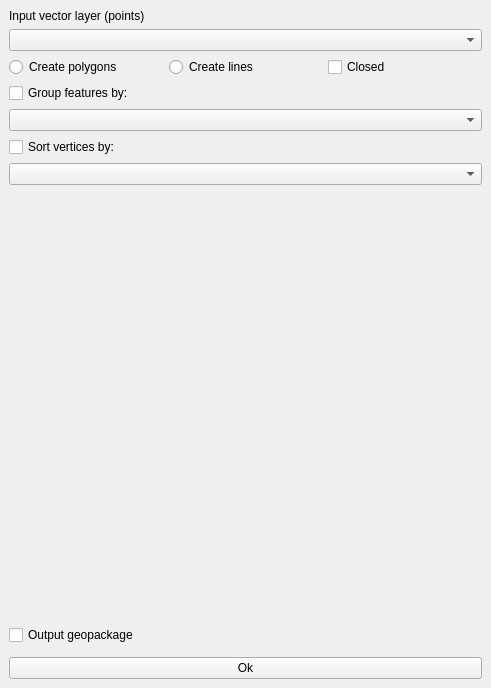
<?xml version="1.0" encoding="UTF-8"?>
<ui version="4.0">
 <class>Point2OneDockWidgetBase</class>
 <widget class="QDockWidget" name="Point2OneDockWidgetBase">
  <property name="geometry">
   <rect>
    <x>0</x>
    <y>0</y>
    <width>491</width>
    <height>688</height>
   </rect>
  </property>
  <property name="windowTitle">
   <string>Point2One</string>
  </property>
  <widget class="QWidget" name="dockWidgetContents">
   <layout class="QGridLayout" name="gridLayout">
    <item row="9" column="0">
     <widget class="QCheckBox" name="Output_geopackage">
      <property name="text">
       <string>Output geopackage</string>
      </property>
     </widget>
    </item>
    <item row="7" column="0">
     <spacer name="verticalSpacer">
      <property name="orientation">
       <enum>Qt::Vertical</enum>
      </property>
      <property name="sizeHint" stdset="0">
       <size>
        <width>20</width>
        <height>40</height>
       </size>
      </property>
     </spacer>
    </item>
    <item row="3" column="0">
     <widget class="QCheckBox" name="checkGroupBy">
      <property name="text">
       <string>Group features by:</string>
      </property>
     </widget>
    </item>
    <item row="2" column="0">
     <layout class="QHBoxLayout" name="horizontalLayout">
      <item>
       <widget class="QRadioButton" name="create_polygon">
        <property name="text">
         <string>Create polygons</string>
        </property>
       </widget>
      </item>
      <item>
       <widget class="QRadioButton" name="create_lines">
        <property name="text">
         <string>Create lines</string>
        </property>
       </widget>
      </item>
      <item>
       <widget class="QCheckBox" name="closed">
        <property name="text">
         <string>Closed</string>
        </property>
        <property name="checked">
         <bool>false</bool>
        </property>
       </widget>
      </item>
     </layout>
    </item>
    <item row="11" column="0">
     <widget class="QgsFileWidget" name="output_dir" native="true"/>
    </item>
    <item row="0" column="0">
     <widget class="QLabel" name="label">
      <property name="text">
       <string>Input vector layer (points)</string>
      </property>
     </widget>
    </item>
    <item row="5" column="0">
     <widget class="QCheckBox" name="checkSortVertices">
      <property name="text">
       <string>Sort vertices by:</string>
      </property>
     </widget>
    </item>
    <item row="6" column="0">
     <widget class="QgsFieldComboBox" name="SortVerticesBy"/>
    </item>
    <item row="4" column="0">
     <widget class="QgsFieldComboBox" name="GroupFeaturesBy"/>
    </item>
    <item row="13" column="0">
     <widget class="QPushButton" name="OK">
      <property name="text">
       <string>Ok</string>
      </property>
     </widget>
    </item>
    <item row="1" column="0">
     <widget class="QgsMapLayerComboBox" name="layers"/>
    </item>
    <item row="12" column="0">
     <layout class="QHBoxLayout" name="horizontalLayout_2"/>
    </item>
   </layout>
  </widget>
 </widget>
 <customwidgets>
  <customwidget>
   <class>QgsFileWidget</class>
   <extends>QWidget</extends>
   <header>qgsfilewidget.h</header>
  </customwidget>
  <customwidget>
   <class>QgsFieldComboBox</class>
   <extends>QComboBox</extends>
   <header>qgsfieldcombobox.h</header>
  </customwidget>
  <customwidget>
   <class>QgsMapLayerComboBox</class>
   <extends>QComboBox</extends>
   <header>qgsmaplayercombobox.h</header>
  </customwidget>
 </customwidgets>
 <resources/>
 <connections/>
</ui>
